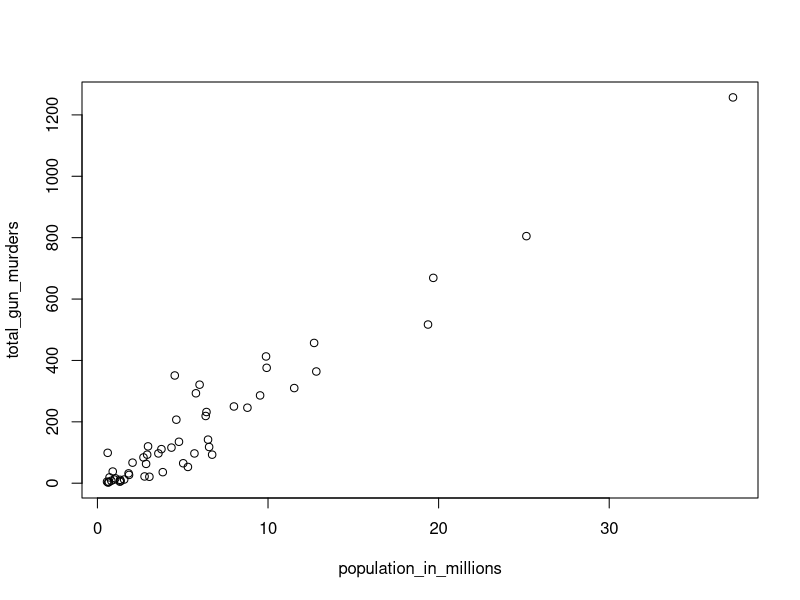
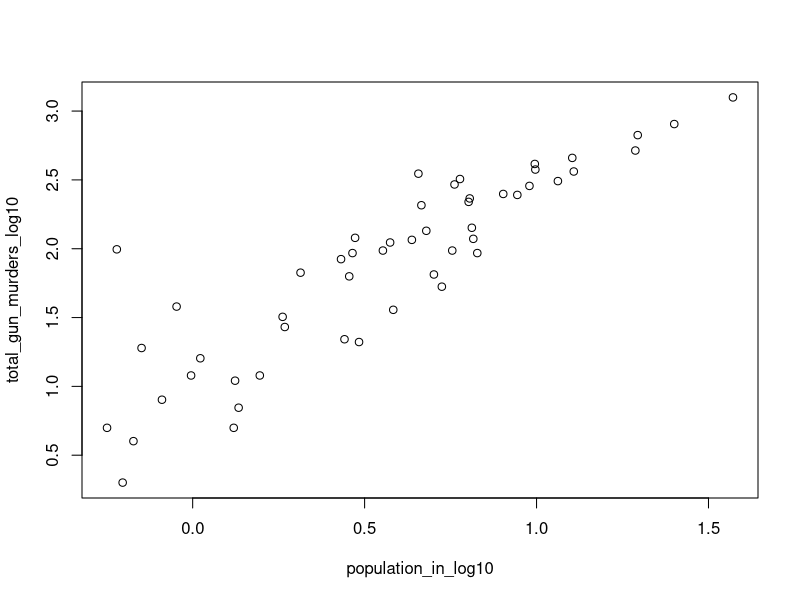
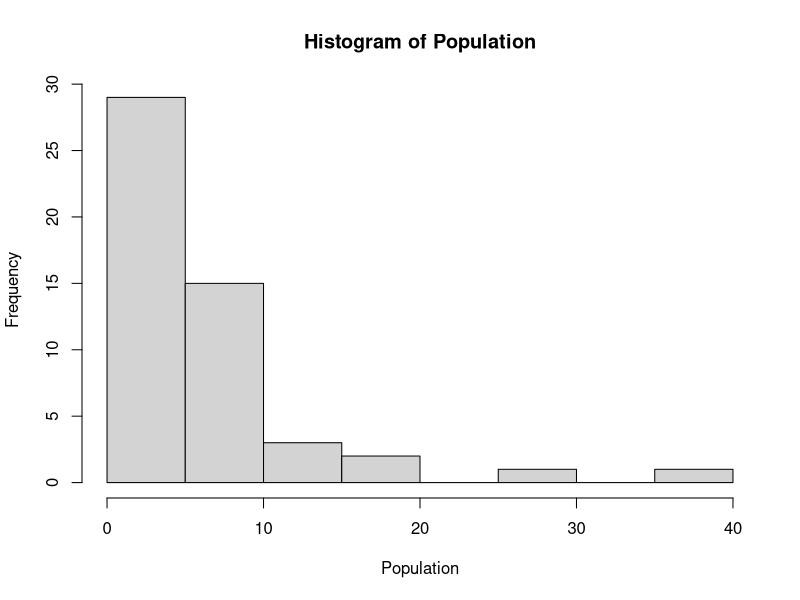
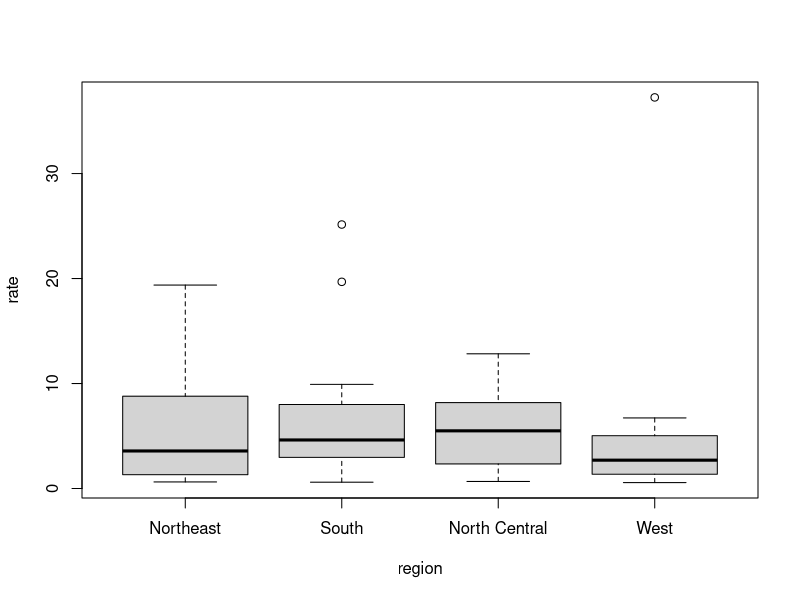

These charts were generated, in order, by the following R code:
## ---- chunk 1
knitr::opts_chunk$set(echo = TRUE)
library(dslabs)
data("murders")
## ---- chunk 2
pop = murders$population
pop = sort(pop)
pop[1]
## ---- chunk 3
index = order(murders$population)
index[1]
## ---- chunk 4
which.min(murders$population)
## ---- chunk 5
i_min = which.min(murders$population)
murders$state[i_min]
## ---- chunk 6
temp <- c(35, 88, 42, 84, 81, 30)
city <- c("Beijing", "Lagos", "Paris", "Rio de Janeiro", "San Juan", "Toronto")
city_temps <- data.frame(name = city, temperature = temp)
## ---- chunk 7
temp = murders$state
ranks = rank(murders$population)
my_df <- data.frame(name=temp, ranks)
my_df
## ---- chunk 8
ranks <- rank(murders$population)
my_df <- data.frame(state = murders$state, 
ranks = ranks)
ind <- order(my_df$ranks)
my_df <- data.frame(state = murders$state[ind], 
ranks = 1:nrow(my_df))
my_df
## ---- chunk 9
population_in_millions <- murders$population/10^6
total_gun_murders <- murders$total
plot(population_in_millions,total_gun_murders)
## ---- chunk 10
population_in_log10 <- log10(population_in_millions)
total_gun_murders_log10 <- log10(total_gun_murders)
plot(population_in_log10,total_gun_murders_log10)
## ---- chunk 11
Population = murders$population/10^6
hist(Population)
## ---- chunk 12
murders$rate <- with(murders, murders$population/10^6)
boxplot(rate~region, data = murders)
